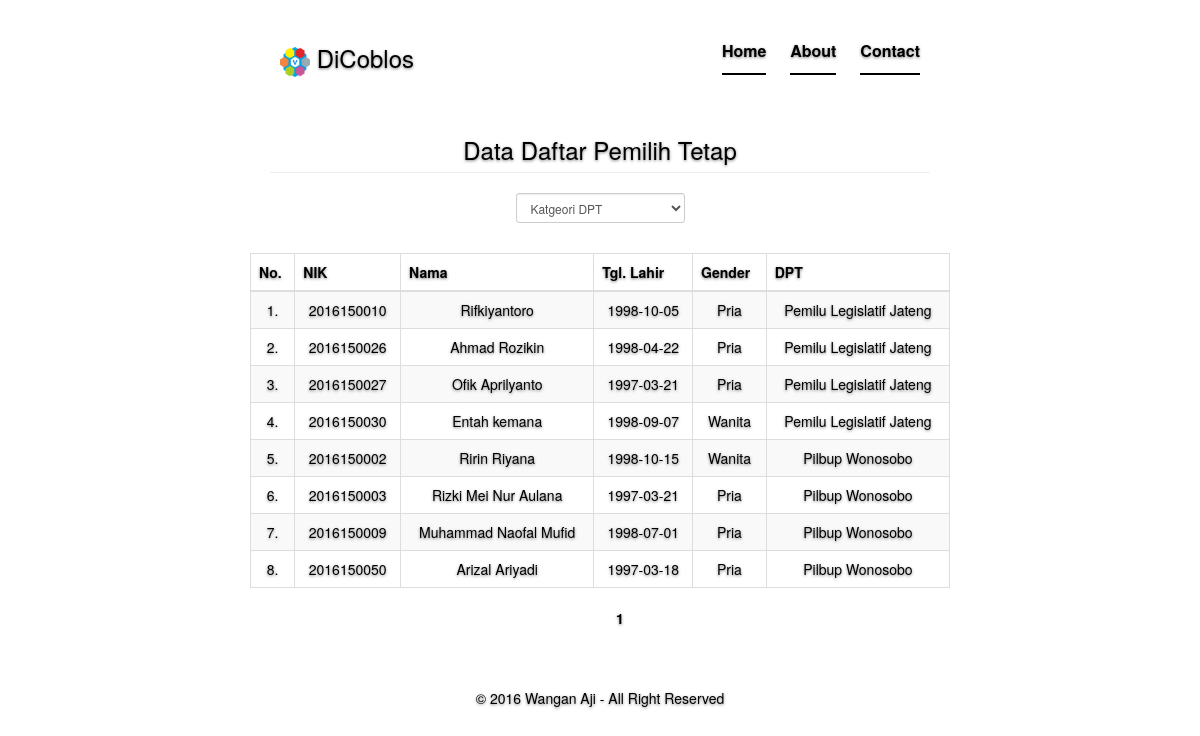
/?kanal=pemilih, run on the app's committed database.
### tables this page shows
CREATE TABLE IF NOT EXISTS `pemilih` (
  `nik` varchar(16) NOT NULL,
  `password` varchar(8) NOT NULL,
  `nama` varchar(50) NOT NULL,
  `tgl_lahir` date NOT NULL,
  `jk` varchar(10) NOT NULL,
  `alamat` text NOT NULL,
  `id_coblos` varchar(10) NOT NULL,
  `aktif` int(1) NOT NULL DEFAULT '1'
);

CREATE TABLE IF NOT EXISTS `coblos` (
  `id_coblos` varchar(10) NOT NULL,
  `judul` varchar(100) NOT NULL,
  `awal` datetime NOT NULL,
  `akhir` datetime NOT NULL,
  `aktif` varchar(3) NOT NULL DEFAULT 'off'
);

### diadmin/core/core.php (called while the page is built, shortened)
<?php
class Dicoblos
{
    public function TampilData($field,$table,$posisi,$batas){
        $query = mysql_query("SELECT * FROM $table ORDER BY $field limit $posisi,$batas");
        while ($row = mysql_fetch_array($query))
                $data[] = $row;
            return $data;
    }
}
class Coblos
{
    public function GetCb($field,$id)
    {
        $query = mysql_query("SELECT * FROM coblos WHERE id_coblos = '$id' ");
        $row = mysql_fetch_array($query);
        if($field)
            return $row[$field];
    }
}

### kanal/pemilih.php (the view, shortened to what this page needs)
<?php
$core = new Dicoblos();
$cbl = new Coblos();
$lib = new Paging();
$batas = 10;
$posisi = $lib->cariPosisi($batas);
$arrayDpt = $core->TampilData('id_coblos', 'pemilih', $posisi, $batas);
?>
<div class="inner cover">
    <h3 class="page-header">Data Daftar Pemilih Tetap</h3>
    <form method="POST" action="" id="form1" class="form-inline">
        <select name="pml" id="pml" class="form-control input-sm" onchange="document.getElementById('form1').submit()">
                <option selected>Katgeori DPT</option>
        </select>
    </form>
    </div>
    <?php
    if(count($arrayDpt) > 0){
        echo'<table class="table table-responsive table-bordered table-striped">
            <thead>
                <tr>
                    <th>No.</th>
                    <th>NIK</th>
                    <th>Nama</th>
                    <th>Tgl. Lahir</th>
                    <th>Gender</th>
                    <th>DPT</th>
                </tr>
            </thead>
            <tbody>';
    $no=$posisi+1;
    foreach ($arrayDpt as $data){
        $ktg = $cbl->GetCb('judul', $data['id_coblos']);
        echo"<tr>"
            . "<td>$no.</td>"
            . "<td>$data[nik]</td>"
            . "<td>$data[nama]</td>"
            . "<td>$data[tgl_lahir]</td>"
            . "<td>$data[jk]</td>"
            . "<td>$ktg</td>"
        . "</tr>";
    $no++;
    }
    echo"</tbody>"
    . "</table>";
                $jml_data = $lib->Jml_data('pemilih');
                $jml_hal = $lib->jumlahHalaman($jml_data, $batas);
                $link_hal = $lib->navHalaman($_GET['halaman'], $jml_hal);
                echo"<nav class='pager pager-sm'>"
                        . "<ul>"
                            . "<li>$link_hal</li>"
                        . "</ul>"
                    . "</nav>";
    }else{
        echo"<div class='jumbotron alert-info'>"
            . "<p>Daftar Pemilih Tetap kosong</p>"
        . "</div>";
    }
    ?>
</div>

### diadmin/assets/css/cover.css (style rules this page uses)
html, body { height: 100%; background-color: #FFF; }
body { color: #000; text-align: center; text-shadow: 0 1px 3px rgba(0,0,0,.5); }
.inner { padding: 30px; }
.cover { padding: 10px 20px; }

### data on the page
pemilih: nik "2016150010", nama "Rifkiyantoro", tgl_lahir "1998-10-05", jk "Pria", id_coblos.judul "Pemilu Legislatif Jateng"
pemilih: nik "2016150026", nama "Ahmad Rozikin", tgl_lahir "1998-04-22", jk "Pria", id_coblos.judul "Pemilu Legislatif Jateng"
pemilih: nik "2016150027", nama "Ofik Aprilyanto", tgl_lahir "1997-03-21", jk "Pria", id_coblos.judul "Pemilu Legislatif Jateng"
pemilih: nik "2016150030", nama "Entah kemana", tgl_lahir "1998-09-07", jk "Wanita", id_coblos.judul "Pemilu Legislatif Jateng"
pemilih: nik "2016150002", nama "Ririn Riyana", tgl_lahir "1998-10-15", jk "Wanita", id_coblos.judul "Pilbup Wonosobo"
pemilih: nik "2016150003", nama "Rizki Mei Nur Aulana", tgl_lahir "1997-03-21", jk "Pria", id_coblos.judul "Pilbup Wonosobo"
pemilih: nik "2016150009", nama "Muhammad Naofal Mufid", tgl_lahir "1998-07-01", jk "Pria", id_coblos.judul "Pilbup Wonosobo"
pemilih: nik "2016150050", nama "Arizal Ariyadi", tgl_lahir "1997-03-18", jk "Pria", id_coblos.judul "Pilbup Wonosobo"
